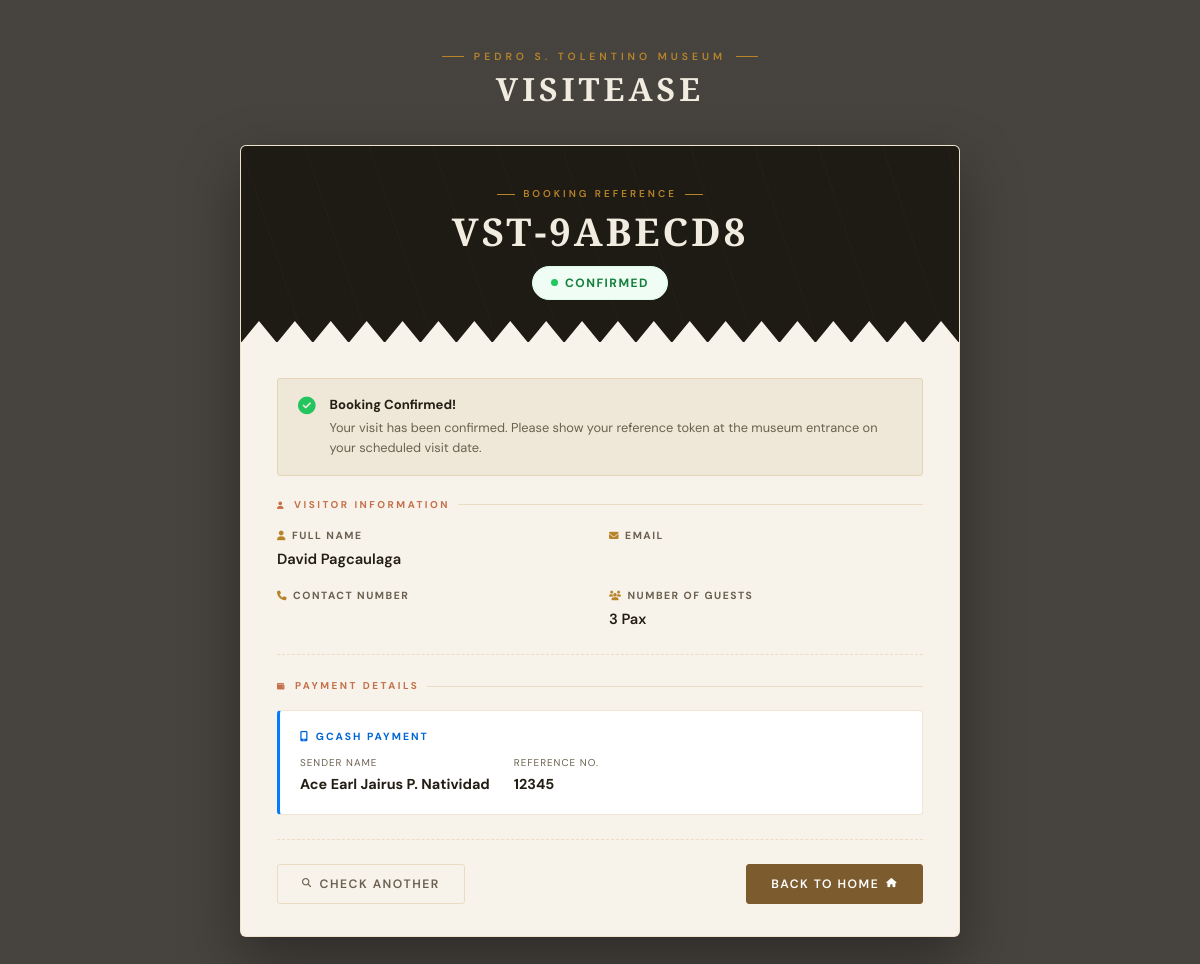
The page /check_status.php?token=VST-9ABECD8 on the database its author committed.
### tables this page shows
CREATE TABLE `bookings` (
  `id` int(11) NOT NULL,
  `token` varchar(20) NOT NULL,
  `name` varchar(100) NOT NULL,
  `email` varchar(100) DEFAULT NULL,
  `phone` varchar(20) DEFAULT NULL,
  `date` date NOT NULL,
  `time` varchar(20) NOT NULL,
  `guests` int(11) NOT NULL,
  `schedule_id` int(11) NOT NULL,
  `visit_date` date DEFAULT NULL,
  `visit_time` varchar(50) DEFAULT NULL,
  `status` varchar(20) DEFAULT 'Pending',
  `created_at` timestamp NOT NULL DEFAULT current_timestamp(),
  `special_request` text DEFAULT NULL,
  `gcash_name` varchar(255) NOT NULL,
  `gcash_ref` varchar(255) NOT NULL,
  `gcash_receipt` varchar(255) DEFAULT NULL
);

### check_status.php (the view, shortened to what this page needs)
<?php
include 'db.php';
$token = "";
if (isset($_GET['token'])) {
    $token = trim($_GET['token']);
} elseif (isset($_SESSION['latest_token'])) {
    $token = $_SESSION['latest_token'];
}
$booking = null;
$error_msg = "";
if (!empty($token)) {
    $stmt = $conn->prepare("
        SELECT b.*, s.date as visit_date, s.start_time, s.end_time
        FROM bookings b
        LEFT JOIN schedule_settings s ON b.schedule_id = s.id
        WHERE b.token = ?
    ");
    $stmt->bind_param("s", $token);
    $stmt->execute();
    $result = $stmt->get_result();
    if ($result->num_rows > 0) {
        $booking = $result->fetch_assoc();
    } else {
        $error_msg = "Booking token not found. Please check and try again.";
    }
}
?>
<!DOCTYPE html>
<html lang="en">
<head>
    <link href="https://cdn.jsdelivr.net/npm/bootstrap@5.3.0/dist/css/bootstrap.min.css" rel="stylesheet">
    <link rel="stylesheet" href="https://cdnjs.cloudflare.com/ajax/libs/font-awesome/6.4.0/css/all.min.css">
</head>
<body>
<div class="brand-bar">
    <div class="eyebrow">Pedro S. Tolentino Museum</div>
    <h1>VISITEASE</h1>
</div>
<div class="main-card">
    <?php if (!$booking): ?>
    <div class="search-container">
        <div class="search-icon-wrap">
            <i class="fas fa-ticket-alt"></i>
        </div>
        <h2>Track Your Booking</h2>
        <p>Enter your reference token to check your booking status and details.</p>
        <?php if ($error_msg): ?>
        <div class="error-card">
            <i class="fas fa-exclamation-circle"></i>
            <?php echo $error_msg; ?>
        </div>
        <?php endif; ?>
        <form action="" method="GET">
            <input type="text" name="token" class="token-input"
                   placeholder="e.g., VST-12345ABC"
                   value="<?php echo htmlspecialchars($token); ?>"
                   required autocomplete="off">
            <button type="submit" class="btn-search">
                <i class="fas fa-search me-2"></i>Check Booking Status
            </button>
        </form>
        <div class="mt-3" style="border-top:1px solid var(--border);padding-top:18px">
            <p style="color:var(--muted);font-size:.78rem;margin-bottom:6px">
                <i class="fas fa-info-circle" style="color:var(--gold)"></i>
                Your token was sent to your email after booking.
            </p>
        </div>
        <a href="index.php" class="back-link">
            <i class="fas fa-arrow-left fa-xs"></i> Back to Homepage
        </a>
    </div>
    <?php else:
        $status = $booking['status'];
        $sc = 's-pending';
        $status_icon = 'fas fa-clock';
        $status_title = 'Booking Under Review';
        $status_msg   = 'Your booking is currently being reviewed by our team. You will receive an email confirmation once it is approved. Please check back later.';
        if ($status == 'Confirmed') {
            $sc = 's-confirmed';
            $status_icon  = 'fas fa-check-circle';
            $status_title = 'Booking Confirmed!';
            $status_msg   = 'Your visit has been confirmed. Please show your reference token at the museum entrance on your scheduled visit date.';
        } elseif ($status == 'Rejected') {
            $sc = 's-rejected';
            $status_icon  = 'fas fa-times-circle';
            $status_title = 'Booking Not Approved';
            $status_msg   = 'Unfortunately, your booking was not approved. This may be due to an invalid GCash reference or full capacity. Please book again with correct details.';
        } elseif ($status == 'Cancelled') {
            $sc = 's-cancelled';
            $status_icon  = 'fas fa-ban';
            $status_title = 'Booking Cancelled';
            $status_msg   = 'This booking has been cancelled. If you still wish to visit, please create a new booking.';
        }
    ?>
    <div class="ticket-header">
        <div class="th-inner">
            <div class="th-eyebrow">Booking Reference</div>
            <div class="th-token"><?php echo htmlspecialchars($booking['token']); ?></div>
            <span class="status-pill <?php echo $sc; ?>">
                <span class="dot"></span>
                <?php echo strtoupper($status); ?>
            </span>
        </div>
    </div>
    <div class="card-body-inner">
        <div class="status-info">
            <i class="<?php echo $status_icon; ?> si-icon" style="color:<?php
                echo $status=='Confirmed' ? '#22c55e' :
                    ($status=='Rejected'  ? '#ef4444' :
                    ($status=='Cancelled' ? '#94a3b8' : '#f97316')); ?>"></i>
            <div>
                <div class="si-title"><?php echo $status_title; ?></div>
                <div class="si-text"><?php echo $status_msg; ?></div>
            </div>
        </div>
        <div class="section-label"><i class="fas fa-user fa-xs"></i>Visitor Information</div>
        <div class="info-grid">
            <div class="info-item">
                <div class="lbl"><i class="fas fa-user"></i>Full Name</div>
                <div class="val"><?php echo htmlspecialchars($booking['name']); ?></div>
            </div>
            <div class="info-item">
                <div class="lbl"><i class="fas fa-envelope"></i>Email</div>
            </div>
            <div class="info-item">
                <div class="lbl"><i class="fas fa-phone"></i>Contact Number</div>
            </div>
            <div class="info-item">
                <div class="lbl"><i class="fas fa-users"></i>Number of Guests</div>
                <div class="val"><?php echo htmlspecialchars($booking['guests']); ?> Pax</div>
            </div>
        </div>
        <div class="dash-line"></div>
        <div class="section-label"><i class="fas fa-wallet fa-xs"></i>Payment Details</div>
        <div class="gcash-box mb-4">
            <div class="gcash-title"><i class="fas fa-mobile-alt"></i>GCash Payment</div>
            <div class="gcash-row">
                <div class="gcash-item">
                    <div class="g-lbl">Sender Name</div>
                    <div class="g-val"><?php echo htmlspecialchars($booking['gcash_name']); ?></div>
                </div>
                <div class="gcash-item">
                    <div class="g-lbl">Reference No.</div>
                    <div class="g-val mono"><?php echo htmlspecialchars($booking['gcash_ref']); ?></div>
                </div>
            </div>
        </div>
        <div class="dash-line"></div>
        <div class="d-flex justify-content-between align-items-center flex-wrap gap-2">
            <a href="check_status.php" class="btn-outline-museum">
                <i class="fas fa-search fa-xs"></i> Check Another
            </a>
            <?php if ($status == 'Pending'): ?>
                <button type="button" class="btn-cancel-museum" data-bs-toggle="modal" data-bs-target="#cancelModal">
                    <i class="fas fa-times fa-xs"></i> Cancel Booking
                </button>
            <?php else: ?>
                <a href="index.php" class="btn-home-museum">
                    Back to Home <i class="fas fa-home fa-xs"></i>
                </a>
            <?php endif; ?>
        </div>
    </div>
    <?php endif; ?>
</div>
</body>
</html>

### rows shown on the page
bookings: token "VST-9ABECD8", status "CONFIRMED", status "Booking Confirmed!", status "Your visit has been confirmed. Please show your reference token at the museum entrance on your scheduled visit date.", name "David Pagcaulaga", guests "3", gcash_name "Ace Earl Jairus P. Natividad", gcash_ref "12345"
